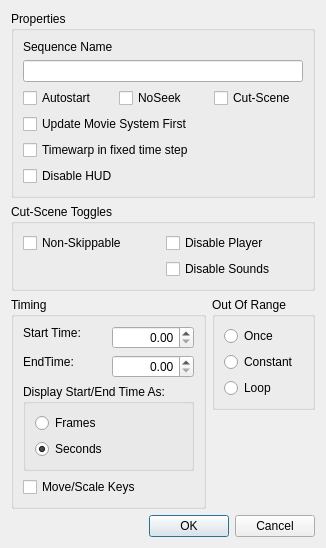
<?xml version="1.0" encoding="UTF-8"?>
<ui version="4.0">
 <class>CTVSequenceProps</class>
 <widget class="QDialog" name="CTVSequenceProps">
  <property name="geometry">
   <rect>
    <x>0</x>
    <y>0</y>
    <width>310</width>
    <height>485</height>
   </rect>
  </property>
  <property name="windowTitle">
   <string>Edit Sequence</string>
  </property>
  <layout class="QVBoxLayout" name="verticalLayout_5">
   <item>
    <widget class="QGroupBox" name="groupBox2">
     <property name="title">
      <string>Properties</string>
     </property>
     <layout class="QGridLayout" name="gridLayout_2">
      <item row="3" column="0" colspan="3">
       <widget class="QCheckBox" name="EARLYMOVIEUPDATE">
        <property name="text">
         <string>Update Movie System First</string>
        </property>
       </widget>
      </item>
      <item row="2" column="1">
       <widget class="QCheckBox" name="NOSEEK">
        <property name="text">
         <string>NoSeek</string>
        </property>
       </widget>
      </item>
      <item row="1" column="0" colspan="3">
       <widget class="QLineEdit" name="NAME">
        <property name="alignment">
         <set>Qt::AlignLeading|Qt::AlignLeft|Qt::AlignVCenter</set>
        </property>
       </widget>
      </item>
      <item row="0" column="0">
       <widget class="QLabel" name="label2">
        <property name="text">
         <string>Sequence Name</string>
        </property>
        <property name="alignment">
         <set>Qt::AlignLeading|Qt::AlignLeft|Qt::AlignTop</set>
        </property>
       </widget>
      </item>
      <item row="2" column="0">
       <widget class="QCheckBox" name="ALWAYS_PLAY">
        <property name="text">
         <string>Autostart</string>
        </property>
       </widget>
      </item>
      <item row="2" column="2">
       <widget class="QCheckBox" name="CUT_SCENE">
        <property name="text">
         <string>Cut-Scene</string>
        </property>
       </widget>
      </item>
      <item row="5" column="0" colspan="2">
       <widget class="QCheckBox" name="DISABLEHUD">
        <property name="text">
         <string>Disable HUD</string>
        </property>
       </widget>
      </item>
      <item row="4" column="0" colspan="3">
       <widget class="QCheckBox" name="TIMEWARP_IN_FIXEDTIMESTEP">
        <property name="text">
         <string>Timewarp in fixed time step</string>
        </property>
       </widget>
      </item>
     </layout>
    </widget>
   </item>
   <item>
    <widget class="QGroupBox" name="groupBox3">
     <property name="title">
      <string>Cut-Scene Toggles</string>
     </property>
     <layout class="QGridLayout" name="gridLayout">
      <item row="0" column="0">
       <widget class="QCheckBox" name="NOABORT">
        <property name="text">
         <string>Non-Skippable</string>
        </property>
       </widget>
      </item>
      <item row="0" column="1">
       <widget class="QCheckBox" name="DISABLEPLAYER">
        <property name="text">
         <string>Disable Player</string>
        </property>
       </widget>
      </item>
      <item row="1" column="1">
       <widget class="QCheckBox" name="DISABLESOUNDS">
        <property name="text">
         <string>Disable Sounds</string>
        </property>
       </widget>
      </item>
     </layout>
    </widget>
   </item>
   <item>
    <layout class="QHBoxLayout" name="horizontalLayout_4">
     <item>
      <widget class="QGroupBox" name="groupBox4">
       <property name="title">
        <string>Timing</string>
       </property>
       <layout class="QVBoxLayout" name="verticalLayout_3">
        <item>
         <layout class="QHBoxLayout" name="horizontalLayout_2">
          <item>
           <widget class="QLabel" name="label1">
            <property name="text">
             <string>Start Time:</string>
            </property>
            <property name="alignment">
             <set>Qt::AlignLeading|Qt::AlignLeft|Qt::AlignTop</set>
            </property>
           </widget>
          </item>
          <item>
           <widget class="QDoubleSpinBox" name="START_TIME">
            <property name="alignment">
             <set>Qt::AlignRight|Qt::AlignTrailing|Qt::AlignVCenter</set>
            </property>
           </widget>
          </item>
         </layout>
        </item>
        <item>
         <layout class="QHBoxLayout" name="horizontalLayout_3">
          <item>
           <widget class="QLabel" name="label">
            <property name="text">
             <string>EndTime:</string>
            </property>
            <property name="alignment">
             <set>Qt::AlignLeading|Qt::AlignLeft|Qt::AlignTop</set>
            </property>
           </widget>
          </item>
          <item>
           <widget class="QDoubleSpinBox" name="END_TIME">
            <property name="alignment">
             <set>Qt::AlignRight|Qt::AlignTrailing|Qt::AlignVCenter</set>
            </property>
           </widget>
          </item>
         </layout>
        </item>
        <item>
         <widget class="QGroupBox" name="groupBox">
          <property name="title">
           <string>Display Start/End Time As:</string>
          </property>
          <layout class="QVBoxLayout" name="verticalLayout_2">
           <item>
            <widget class="QRadioButton" name="TO_FRAMES">
             <property name="text">
              <string>Frames</string>
             </property>
            </widget>
           </item>
           <item>
            <widget class="QRadioButton" name="TO_SECONDS">
             <property name="text">
              <string>Seconds</string>
             </property>
             <property name="checked">
              <bool>true</bool>
             </property>
            </widget>
           </item>
          </layout>
         </widget>
        </item>
        <item>
         <widget class="QCheckBox" name="MOVE_SCALE_KEYS">
          <property name="text">
           <string>Move/Scale Keys</string>
          </property>
         </widget>
        </item>
       </layout>
      </widget>
     </item>
     <item>
      <layout class="QVBoxLayout" name="verticalLayout_4">
       <item>
        <widget class="QGroupBox" name="groupBox1">
         <property name="sizePolicy">
          <sizepolicy hsizetype="Minimum" vsizetype="Preferred">
           <horstretch>0</horstretch>
           <verstretch>0</verstretch>
          </sizepolicy>
         </property>
         <property name="title">
          <string>Out Of Range</string>
         </property>
         <layout class="QVBoxLayout" name="verticalLayout">
          <item>
           <widget class="QRadioButton" name="ORT_ONCE">
            <property name="text">
             <string>Once</string>
            </property>
           </widget>
          </item>
          <item>
           <widget class="QRadioButton" name="ORT_CONSTANT">
            <property name="text">
             <string>Constant</string>
            </property>
           </widget>
          </item>
          <item>
           <widget class="QRadioButton" name="ORT_LOOP">
            <property name="text">
             <string>Loop</string>
            </property>
           </widget>
          </item>
         </layout>
        </widget>
       </item>
       <item>
        <spacer name="verticalSpacer">
         <property name="orientation">
          <enum>Qt::Vertical</enum>
         </property>
         <property name="sizeHint" stdset="0">
          <size>
           <width>20</width>
           <height>20</height>
          </size>
         </property>
        </spacer>
       </item>
      </layout>
     </item>
    </layout>
   </item>
   <item>
    <layout class="QHBoxLayout" name="horizontalLayout">
     <item>
      <spacer name="horizontalSpacer">
       <property name="orientation">
        <enum>Qt::Horizontal</enum>
       </property>
       <property name="sizeHint" stdset="0">
        <size>
         <width>40</width>
         <height>20</height>
        </size>
       </property>
      </spacer>
     </item>
     <item>
      <widget class="QPushButton" name="BTNOK">
       <property name="text">
        <string>OK</string>
       </property>
      </widget>
     </item>
     <item>
      <widget class="QPushButton" name="BTNCANCEL">
       <property name="text">
        <string>Cancel</string>
       </property>
      </widget>
     </item>
    </layout>
   </item>
  </layout>
 </widget>
 <resources/>
 <connections>
  <connection>
   <sender>BTNCANCEL</sender>
   <signal>clicked()</signal>
   <receiver>CTVSequenceProps</receiver>
   <slot>reject()</slot>
   <hints>
    <hint type="sourcelabel">
     <x>271</x>
     <y>462</y>
    </hint>
    <hint type="destinationlabel">
     <x>235</x>
     <y>480</y>
    </hint>
   </hints>
  </connection>
 </connections>
</ui>
